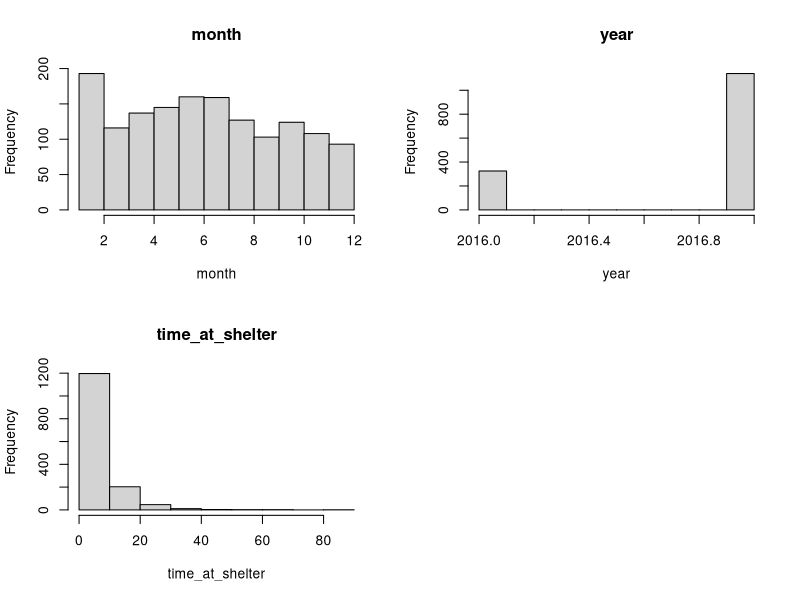
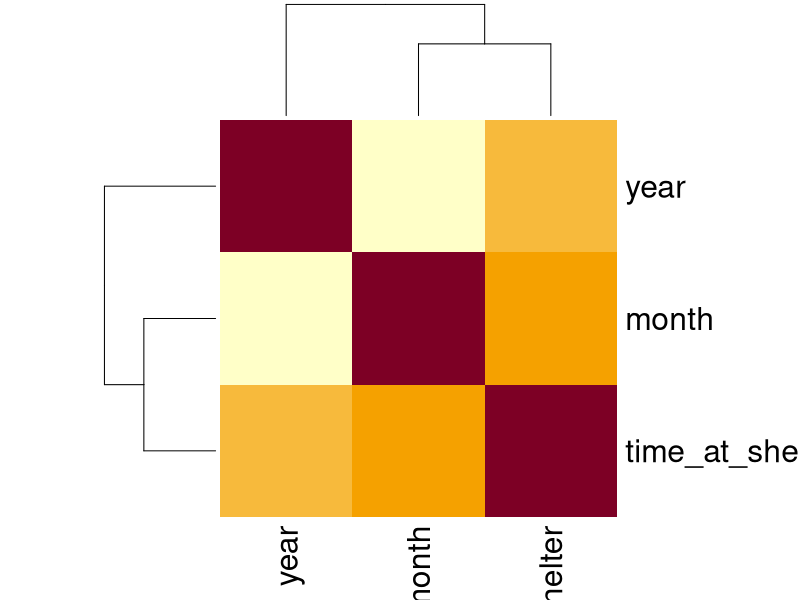
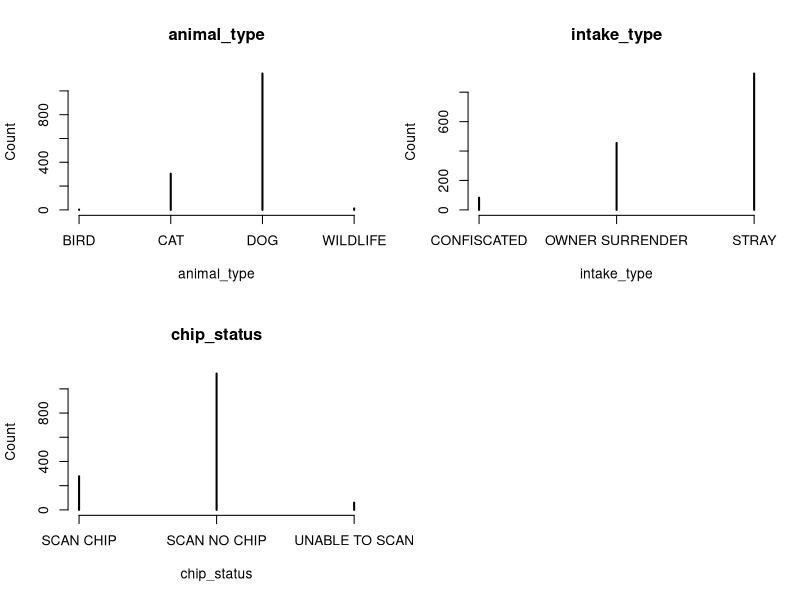

Write the R code that produced these figures, in order. (Note: this script raises an error after producing the figures.)
## ---- chunk 1
data <- read.csv('dataset20.csv', stringsAsFactors = FALSE)
str(data)

data$animal_type <- as.factor(data$animal_type)
data$intake_type <- as.factor(data$intake_type)
data$outcome_type <- as.factor(data$outcome_type)
data$chip_status <- as.factor(data$chip_status)
data <- subset(data, select = -outcome_type)

# think twice
# data$month <- as.factor(data$month)
# data$year <- as.factor(data$year)
## ---- chunk 2
# Distribution of numerical variables
num_vars <- sapply(data, is.numeric)
par(mfrow=c(2,2))
for (var in names(data[num_vars])) {
  hist(data[[var]], main=var, xlab=var)
}
# Correlation between numerical variables
num_data <- data[num_vars]
cor_matrix <- cor(num_data, use="complete.obs")
heatmap(cor_matrix, symm=TRUE)
# Countplot for categorical variables
cat_vars <- sapply(data, is.factor)
par(mfrow=c(2,2))
for (var in names(data[cat_vars])) {
  plot(table(data[[var]]), main=var, xlab=var, ylab="Count")
}
## ---- chunk 3
ggplot(data, aes(x=time_at_shelter))+
geom_boxplot()
# outliers: replace
Q1 <- quantile(data$time_at_shelter, 0.25)
Q3 <- quantile(data$time_at_shelter, 0.75)
IQR <- Q3 - Q1
upper <- Q3 + 1.5 * IQR
out <- which(data$time_at_shelter > upper)
med <- median(data$time_at_shelter)
data$time_at_shelter[out] <- med
ggplot(data, aes(x=time_at_shelter)) + 
  geom_histogram(binwidth=1, fill='blue', color='black')
## ---- chunk 4
# animal_type
prop.table(table(data$animal_type))
# think twice
data <- data %>%
  filter(!(animal_type=="BIRD" | animal_type=="WILDLIFE"))
## ---- chunk 5
ggplot(data, aes(x=month, y=time_at_shelter,group=month))+
  geom_boxplot(aes(fill=month))
# no impact
## ---- chunk 6
ggplot(data, aes(x=year, y=time_at_shelter,group=year))+
  geom_boxplot(aes(fill=year))
# no impact
## ---- chunk 7
ggplot(data, aes(x=intake_type, y=time_at_shelter, group=intake_type))+
  geom_boxplot(aes(fill=intake_type))
## ---- chunk 8
ggplot(data, aes(x=chip_status, y=time_at_shelter, group=chip_status))+
  geom_boxplot(aes(fill=chip_status))
## ---- chunk 9
# All variables
glm_model_all <- glm(time_at_shelter ~ animal_type + intake_type + chip_status, 
                 family = poisson(), data = data)
summary(glm_model_all)
dp <- sum(resid(glm_model_all, type = "pearson")^2) / glm_model_all$df.res
dp
## ---- chunk 10
# dispersion
glm_model_all_nb <- glm.nb(time_at_shelter ~ animal_type + intake_type + chip_status, data = data)
summary(glm_model_all_nb)
## ---- chunk 11
plot_model(glm_model_all_nb,show.values = TRUE)
CI <- exp(confint.default(glm_model_all_nb))
# animal_type contains 1
# chip_status contains 1
## ---- chunk 12
par(mfrow=c(2,2))
plot(glm_model_all_nb)
# QQ plot is not good
## ---- chunk 13
aic_poisson <- AIC(glm_model_all)
aic_nb <- AIC(glm_model_all_nb)
aic_poisson
aic_nb
## ---- chunk 14
drop1(glm_model_all_nb, test = "F")
